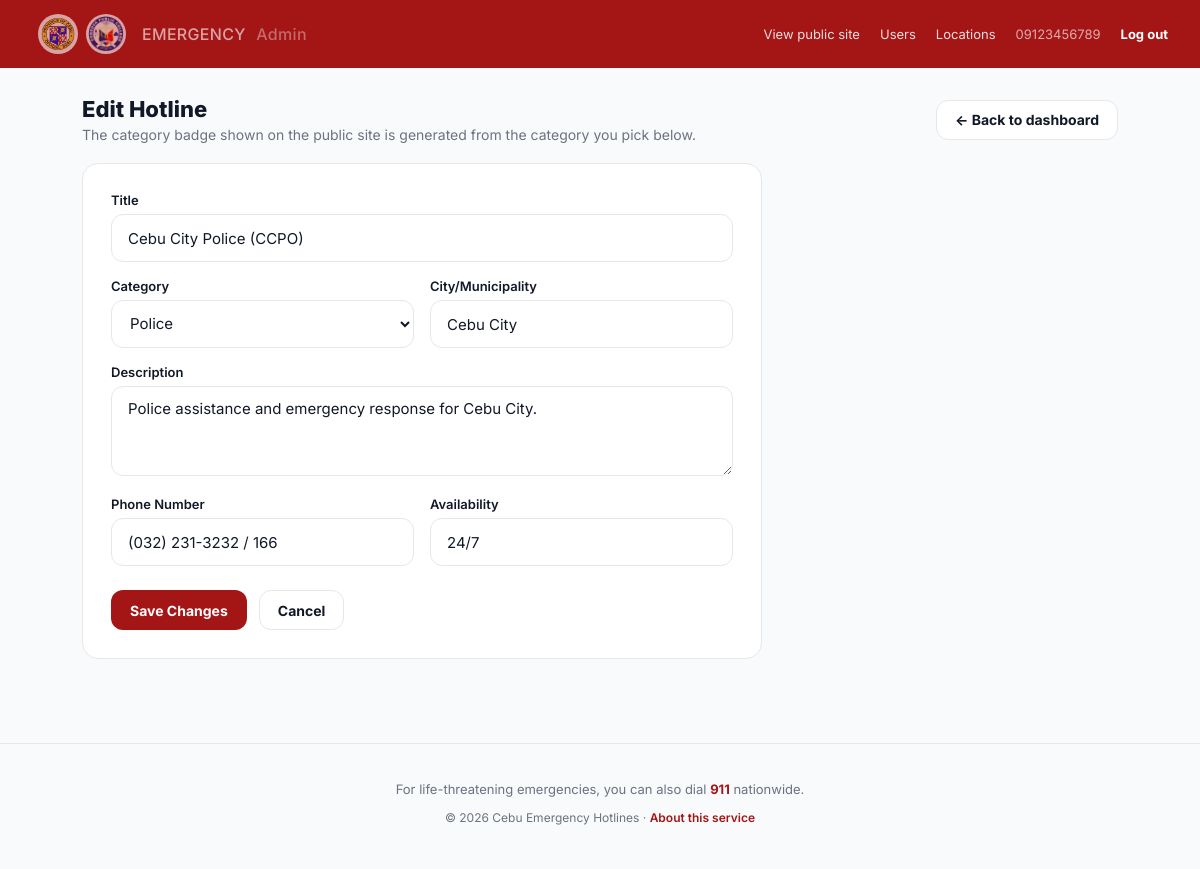
The app's page /hotline-form.php?id=1 (signed in) with its own data.
### tables this page shows
CREATE TABLE IF NOT EXISTS hotlines (
    id INT AUTO_INCREMENT PRIMARY KEY,
    title VARCHAR(150) NOT NULL,
    category_id INT NOT NULL,
    municipality VARCHAR(100) NOT NULL,
    description TEXT,
    phone_number VARCHAR(100) NOT NULL,
    availability VARCHAR(50) DEFAULT '24/7',
    tag_label VARCHAR(50) DEFAULT 'EMERGENCY',
    created_at TIMESTAMP DEFAULT CURRENT_TIMESTAMP,
    FOREIGN KEY (category_id) REFERENCES categories(id) ON DELETE CASCADE
);

CREATE TABLE IF NOT EXISTS categories (
    id INT AUTO_INCREMENT PRIMARY KEY,
    name VARCHAR(50) NOT NULL UNIQUE,
    slug VARCHAR(50) NOT NULL UNIQUE
);

### functions.php (called while the page is built, shortened)
<?php
function e(?string $value): string
{
    return htmlspecialchars($value ?? '', ENT_QUOTES, 'UTF-8');
}
function category_display_name(array $category): string
{
    return $category['slug'] === 'others' ? 'Others' : $category['name'];
}

### hotline-form.php (the view, shortened to what this page needs)
<?php
require_once __DIR__ . '/db.php';
require_once __DIR__ . '/functions.php';
$categories = $pdo->query('SELECT id, name, slug FROM categories ORDER BY id ASC')->fetchAll();
$categories = array_map(static function (array $category): array {
    $category['id'] = (int) $category['id'];
    return $category;
}, $categories);
$id = isset($_GET['id']) ? (int) $_GET['id'] : (isset($_POST['id']) ? (int) $_POST['id'] : null);
$isEdit = $id !== null && $id > 0;
$hotline = [
    'title'         => '',
    'category_id'   => $categories[0]['id'] ?? '',
    'municipality'  => '',
    'description'   => '',
    'phone_number'  => '',
    'availability'  => '24/7',
];
if ($isEdit && $_SERVER['REQUEST_METHOD'] !== 'POST') {
    $stmt = $pdo->prepare('SELECT * FROM hotlines WHERE id = ?');
    $stmt->execute([$id]);
    $existing = $stmt->fetch();
    $hotline = $existing;
}
include __DIR__ . '/admin-header.php';
?>
    <div class="admin-header-row">
        <div>
            <h1 class="admin-title"><?= $isEdit ? 'Edit Hotline' : 'Add New Hotline' ?></h1>
            <p class="admin-subtitle">The category badge shown on the public site is generated from the category you pick below.</p>
        </div>
        <a href="<?= BASE_URL ?>/dashboard.php" class="btn btn--ghost">&larr; Back to dashboard</a>
    </div>
    <div class="admin-form-card">
        <form method="post" action="<?= BASE_URL ?>/hotline-form.php">
            <div class="field">
                <label for="title">Title</label>
                <input type="text" id="title" name="title" placeholder="e.g. Cebu City Police (CCPO)" value="<?= e($hotline['title']) ?>" required>
            </div>
            <div class="admin-form-row">
                <div class="field">
                    <label for="category_id">Category</label>
                    <select id="category_id" name="category_id" required>
                        <?php foreach ($categories as $cat): ?>
                            <option value="<?= (int) $cat['id'] ?>" <?= (int) $hotline['category_id'] === (int) $cat['id'] ? 'selected' : '' ?>>
                                <?= e(category_display_name($cat)) ?>
                            </option>
                        <?php endforeach; ?>
                    </select>
                </div>
                <div class="field">
                    <label for="municipality">City/Municipality</label>
                    <input type="text" id="municipality" name="municipality" placeholder="e.g. Cordova" value="<?= e($hotline['municipality']) ?>" required>
                </div>
            </div>
            <div class="field">
                <label for="description">Description</label>
                <textarea id="description" name="description" placeholder="Short description shown on the hotline card"><?= e($hotline['description']) ?></textarea>
            </div>
            <div class="admin-form-row">
                <div class="field">
                    <label for="phone_number">Phone Number</label>
                    <input type="text" id="phone_number" name="phone_number" placeholder="e.g. (032) 231-3232 / 166" value="<?= e($hotline['phone_number']) ?>" required>
                </div>
                <div class="field">
                    <label for="availability">Availability</label>
                    <input type="text" id="availability" name="availability" placeholder="24/7" value="<?= e($hotline['availability']) ?>">
                </div>
            </div>
            <div class="admin-form-actions">
                <button type="submit" class="btn btn--primary"><?= $isEdit ? 'Save Changes' : 'Add Hotline' ?></button>
                <a href="<?= BASE_URL ?>/dashboard.php" class="btn btn--ghost">Cancel</a>
            </div>
        </form>
    </div>
</main>
<?php include __DIR__ . '/footer.php'; ?>

### style.css (style rules this page uses)
:root { --color-primary: #a41616; --color-primary-dark: #8f1515; --color-primary-darker: #850606; --color-bg: #f9fafb; --color-white: #ffffff; --color-border: #e5e7eb; --color-heading: #111827; --color-body: #374151; --color-muted: #6b7280; --color-avatar-bg: #f3edf7; --badge-medical-bg: #fee2e2; --badge-medical-text: #a41616; --badge-fire-bg: #fef3c7; --badge-fire-text: #92400e; --badge-police-bg: #dbeafe; --badge-police-text: #1e3a8a; --badge-others-bg: #ede9fe; --badge-others-text: #5b21b6; --badge-default-bg: #f3f4f6; --badge-default-text: #374151; --radius-pill: 999px; --radius-card: 20px; --radius-button: 14px; --radius-input: 12px; --shadow-header: 0 6px 8px rgba(0, 0, 0, 0.1); --shadow-card: 0 18px 18px rgba(0, 0, 0, 0.07), 0 2px 4px rgba(0, 0, 0, 0.04); --shadow-chip: 0 2px 4px rgba(0, 0, 0, 0.04); --shadow-chip-active: 0 8px 9px rgba(164, 22, 22, 0.15); --shadow-button: 0 10px 10px rgba(164, 22, 22, 0.15); --font-sans: 'Inter', system-ui, -apple-system, 'Segoe UI', sans-serif; --content-max: 1080px; }
* { box-sizing: border-box; }
html, body { margin: 0; padding: 0; }
body { background: var(--color-bg); color: var(--color-body); font-family: var(--font-sans); -webkit-font-smoothing: antialiased; min-height: 100vh; display: flex; flex-direction: column; }
a { color: inherit; text-decoration: none; }
button { font-family: inherit; }
.field { margin-bottom: 16px; }
.field label { display: block; font-size: 13px; font-weight: 600; color: var(--color-heading); margin-bottom: 6px; }
.field input { width: 100%; height: 48px; border-radius: var(--radius-input); border: 1px solid var(--color-border); background: var(--color-white); padding: 0 16px; font-size: 15px; font-family: inherit; color: var(--color-heading); }
.field input::placeholder { color: #6b7280; }

### admin.css (style rules this page uses)
.admin-body { display: block; }
.admin-header-row { display: flex; align-items: center; justify-content: space-between; gap: 16px; flex-wrap: wrap; margin-bottom: 20px; }
.admin-title { font-size: 22px; font-weight: 800; color: var(--color-heading); margin: 0; }
.admin-subtitle { color: var(--color-muted); font-size: 14px; margin: 4px 0 0; }
.btn { display: inline-flex; align-items: center; justify-content: center; gap: 8px; height: 40px; padding: 0 18px; border-radius: var(--radius-input); font-weight: 700; font-size: 14px; border: 1px solid transparent; cursor: pointer; text-decoration: none; }
.btn--primary { background: var(--color-primary); color: var(--color-white); }
.btn--ghost { background: var(--color-white); border-color: var(--color-border); color: var(--color-heading); }
.admin-form-card { background: var(--color-white); border: 1px solid var(--color-border); border-radius: 16px; padding: 28px; max-width: 680px; }
.admin-form-row { display: grid; grid-template-columns: 1fr 1fr; gap: 16px; }
.admin-form-actions { display: flex; gap: 12px; margin-top: 8px; }
.admin-form-card textarea { width: 100%; border-radius: var(--radius-input); border: 1px solid var(--color-border); padding: 12px 16px; font-family: inherit; font-size: 15px; color: var(--color-heading); resize: vertical; min-height: 90px; }
.admin-form-card select { width: 100%; height: 48px; border-radius: var(--radius-input); border: 1px solid var(--color-border); padding: 0 14px; font-family: inherit; font-size: 15px; color: var(--color-heading); background: var(--color-white); }

### records on screen
hotlines: title "Cebu City Police (CCPO)", category_id "Police", municipality "Cebu City", description "Police assistance and emergency response for Cebu City.", phone_number "(032) 231-3232 / 166", availability "24/7"

### other values on screen
current_user_display_name() "09123456789"
